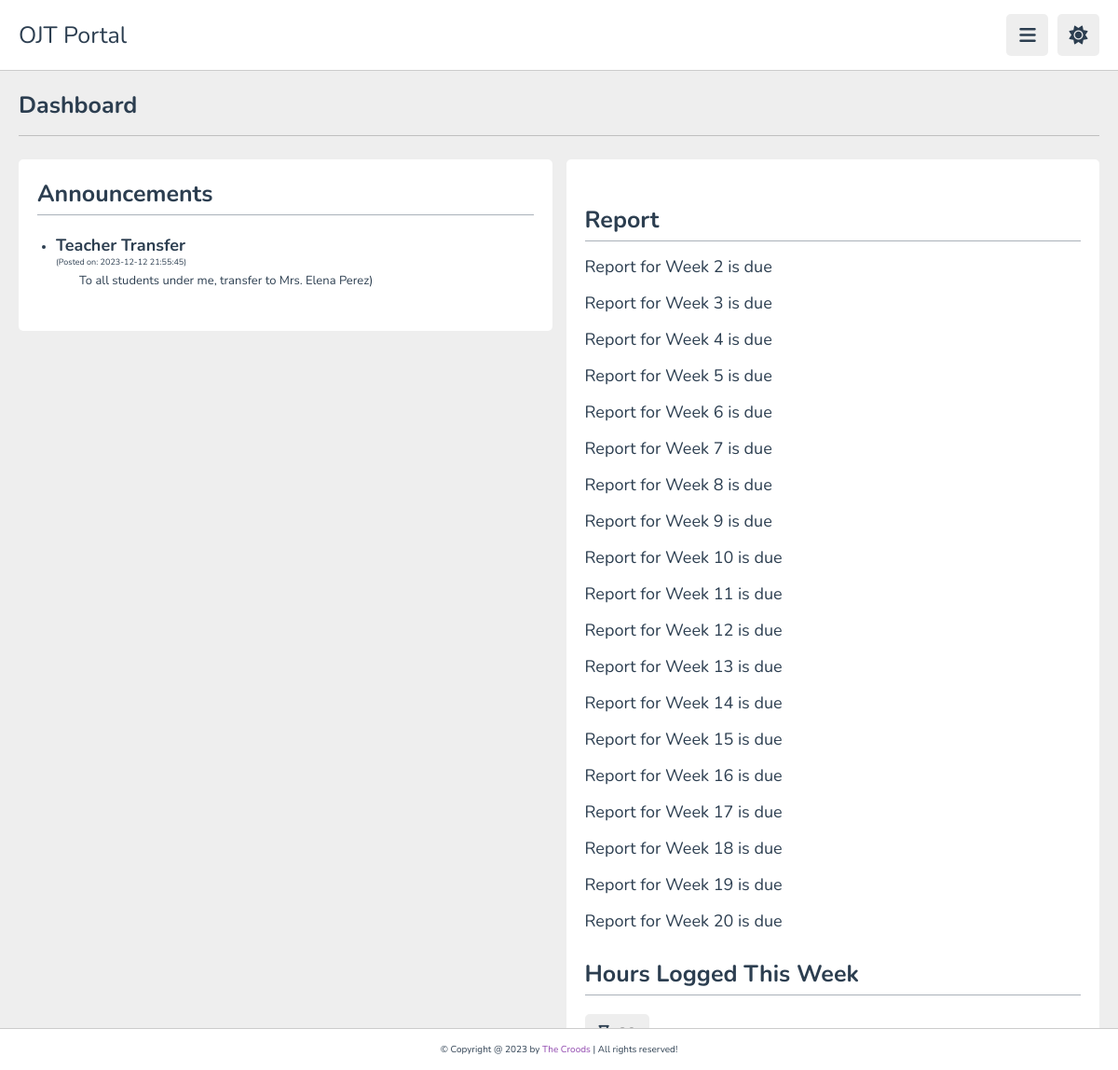
/student/index.php (signed in), run on the app's committed database.
### tables this page shows
CREATE TABLE IF NOT EXISTS `announcements` (
  `announcementId` int NOT NULL AUTO_INCREMENT,
  `teacherId` int NOT NULL,
  `title` varchar(255) NOT NULL,
  `message` text NOT NULL,
  `datePosted` datetime NOT NULL DEFAULT CURRENT_TIMESTAMP,
  PRIMARY KEY (`announcementId`),
  KEY `announcements_advisorId` (`teacherId`)
);

### student/index.php (the view, shortened to what this page needs)
<?php
   require("../database/database.php");
   $currentWeekNum = 1;
   $userId = $_SESSION['userID'];
    $hoursQuery = $db->prepare("SELECT hoursWorked FROM reports WHERE studentId =
    (SELECT studentId FROM student WHERE userId = ?) AND weekNum = ?");
    $hoursQuery->bind_param("ii", $userId, $currentWeekNum);
    $hoursQuery->execute();
    $hoursResult = $hoursQuery->get_result();
    if ($hoursResult->num_rows > 0) {
        $hoursRow = $hoursResult->fetch_assoc();
        $hoursWorked = $hoursRow['hoursWorked'];
    } else {
        $hoursWorked = "No data found";
    }
   $announcementsQuery = $db->prepare("SELECT a.title, a.message, a.datePosted
   FROM announcements AS a
   JOIN teacher AS tea ON a.teacherId = tea.teacherId
   JOIN internship AS i ON tea.teacherId = i.teacherId
   JOIN student AS s ON i.studentId = s.studentId
   WHERE s.userId = ?
   ORDER BY a.datePosted DESC
   ");
   $announcementsQuery->bind_param("i", $userId);
   $announcementsQuery->execute();
   $announcementsResult = $announcementsQuery->get_result();
   $internshipQuery = $db->prepare("SELECT dateStarted FROM internship WHERE studentId = (SELECT studentId FROM student WHERE userId = ?)");
   $internshipQuery->bind_param("i", $userId);
   $internshipQuery->execute();
   $internshipResult = $internshipQuery->get_result();
   if ($internshipResult->num_rows > 0) {
       $internshipRow = $internshipResult->fetch_assoc();
      $currentDate = new DateTime();
      $dateStarted = new DateTime($internshipRow['dateStarted']);
      $interval = $dateStarted->diff($currentDate);
      $totalWeeksSinceStart = floor($interval->days / 7) + 1;
      $dueReports = [];
      for ($week = 1; $week <= $totalWeeksSinceStart; $week++) {
         $reportCheckQuery = $db->prepare("SELECT reportId FROM reports WHERE studentId = (SELECT studentId FROM student WHERE userId = ?) AND weekNum = ?");
         $reportCheckQuery->bind_param("ii", $userId, $week);
         $reportCheckQuery->execute();
         $reportCheckResult = $reportCheckQuery->get_result();
         if ($reportCheckResult->num_rows === 0) {
               $dueReports[] = $week;
         }
      }
   }
?>
<!DOCTYPE html>
<html lang="en">
<head>
   <link rel="stylesheet" href="https://cdnjs.cloudflare.com/ajax/libs/font-awesome/6.1.2/css/all.min.css">
   <link rel="stylesheet" href="../public/css/style.css">
</head>
<body>
<header class="header">
   <section class="flex">
      <a href="index.php" class="logo">OJT Portal</a>
      <div class="icons">
         <div id="menu-btn" class="fas fa-bars"></div>
         <div id="toggle-btn" class="fas fa-sun"></div>
      </div>
   </section>
</header>
<section class="home-grid">
   <h1 class="heading">Dashboard</h1>
   <div class="box-container">
      <div class="rectangle">
         <h3 class="title">Announcements</h3>
         <hr class="hrule">
         <?php
         if ($announcementsResult->num_rows > 0) {
            echo "<div class='box'><ul>";
            while($row = $announcementsResult->fetch_assoc()) {
               echo "<li><strong class='requirements'>" . htmlspecialchars($row['title']) . "</strong> <p>(Posted on: " . htmlspecialchars($row['datePosted']) . ")</p>" . " <p id='message'>" . htmlspecialchars($row['message']) . ")</p></li>";
            }
            echo "</ul></div>";
         } else {
            echo "<div class='box'><p class='requirements'>No announcements found.</p></div>";
         }
         ?>
      </div>
      <div class="box">
         <?php if (!empty($dueReports)): ?>
         <br>
         <br>
         <h3 class="title">Report</h3>
         <hr class="hrule">
            <?php foreach ($dueReports as $dueWeek): ?>
               <p class="requirements"><span>Report for Week <?php echo $dueWeek; ?> is due</span></p>
            <?php endforeach; ?>
         <?php endif; ?>
         <br>
         <br>
         <h3 class="title">Hours Logged This Week</h3>
         <hr class="hrule">
         <div class="flex">
         <a href="#"><i class="fa-solid fa-hourglass-end"></i><span><?php echo $hoursWorked; ?></span></a>
         </div>
      </div>
   </div>
</section>
<footer class="footer">
   &copy; Copyright @ 2023 by <span>The Croods</span> | All rights reserved!
</footer>
</body>
</html>

### public/css/style.css (style rules this page uses)
:root { --main-color:#8e44ad; --red:#e74c3c; --orange:#f39c12; --light-color:#888; --light-bg:#eee; --black:#2c3e50; --white:#fff; --border:.1rem solid rgba(0,0,0,.2); }
* { font-family: 'Nunito', sans-serif; margin:0; padding:0; box-sizing: border-box; outline: none; border:none; text-decoration: none; }
html { font-size: 62.5%; overflow-x: hidden; }
body { background-color: var(--light-bg); padding-left: 30rem; }
section { padding:2rem; margin: 0 auto; max-width: 1200px; }
.heading { font-size: 2.5rem; color:var(--black); margin-bottom: 2.5rem; border-bottom: var(--border); padding-bottom: 1.5rem; text-transform: capitalize; }
.header { position: sticky; top:0; left:0; right: 0; background-color: var(--white); z-index: 1000; border-bottom: var(--border); }
.header .flex { display: flex; align-items: center; justify-content: space-between; position: relative; padding: 1.5rem 2rem; }
.header .flex .logo { font-size: 2.5rem; color: var(--black); }
.header .flex .icons div { font-size: 2rem; color:var(--black); background-color: var(--light-bg); border-radius: .5rem; height: 4.5rem; width: 4.5rem; line-height: 4.5rem; cursor: pointer; text-align: center; margin-left: .7rem; }
.home-grid .box-container { display: grid; grid-template-columns: repeat(auto-fit, minmax(30rem, 1fr)); gap: 1.5rem; justify-content: center; align-items: flex-start; }
.home-grid .box-container .box { background-color: var(--white); border-radius: .5rem; padding:2rem; }
.home-grid .box-container .box .title { font-size: 2.5rem; color: var(--black); text-transform: capitalize; }
.home-grid .box-container .box .flex { display: flex; flex-wrap: wrap; gap: 1.5rem; margin-top: 2rem; }
.home-grid .box-container .rectangle { background-color: var(--white); border-radius: .5rem; padding: 2rem; width: 60rem; height: 46; max-width: 100%; }
.home-grid .box-container .rectangle .title { font-size: 2.5rem; color: var(--black); text-transform: capitalize; }
.home-grid .box-container .flex a { background-color: var(--light-bg); border-radius: .5rem; padding: 1rem 1.5rem; font-size: 1.5rem; }
.home-grid .box-container .flex a span { color:var(--light-color); }
.home-grid .box-container .requirements { color:var(--black); font-size: large; margin-top: 1.5rem; }
.home-grid .box-container .rectangle .box li { color:var(--black); font-size: small; }
.home-grid .box-container .rectangle .box p { color:var(--black); font-size: xx-small; margin-bottom: 5px; }
.hrule { background-color: var(--black); height: 1px; opacity: 40%; margin-top: 5px; }
#message { color:var(--black); font-size: small; margin-left: 25px; }
a { text-decoration: none; color: var(--orange); }
.footer { background-color: var(--white); border-top: var(--border); position: fixed; bottom: 0; left: 0; right: 0; text-align: center; font-size: 1rem; padding:1.5rem 1rem; color:var(--black); margin-top: 1rem; z-index: 1000; }
.footer span { color:var(--main-color); }
section.home-grid { min-height: 900px; height: 950px; }
@media (max-width:1200px) { body { padding-left: 0; } }

### data on the page
announcements: title "Teacher Transfer", datePosted "2023-12-12 21:55:45", message "To all students under me, transfer to Mrs. Elena Perez"

### other printed values
$dueWeek "2"
$dueWeek "3"
$dueWeek "4"
$dueWeek "5"
$dueWeek "6"
$dueWeek "7"
$dueWeek "8"
$dueWeek "9"
$dueWeek "10"
$dueWeek "11"
$dueWeek "12"
$dueWeek "13"
$dueWeek "14"
$dueWeek "15"
$dueWeek "16"
